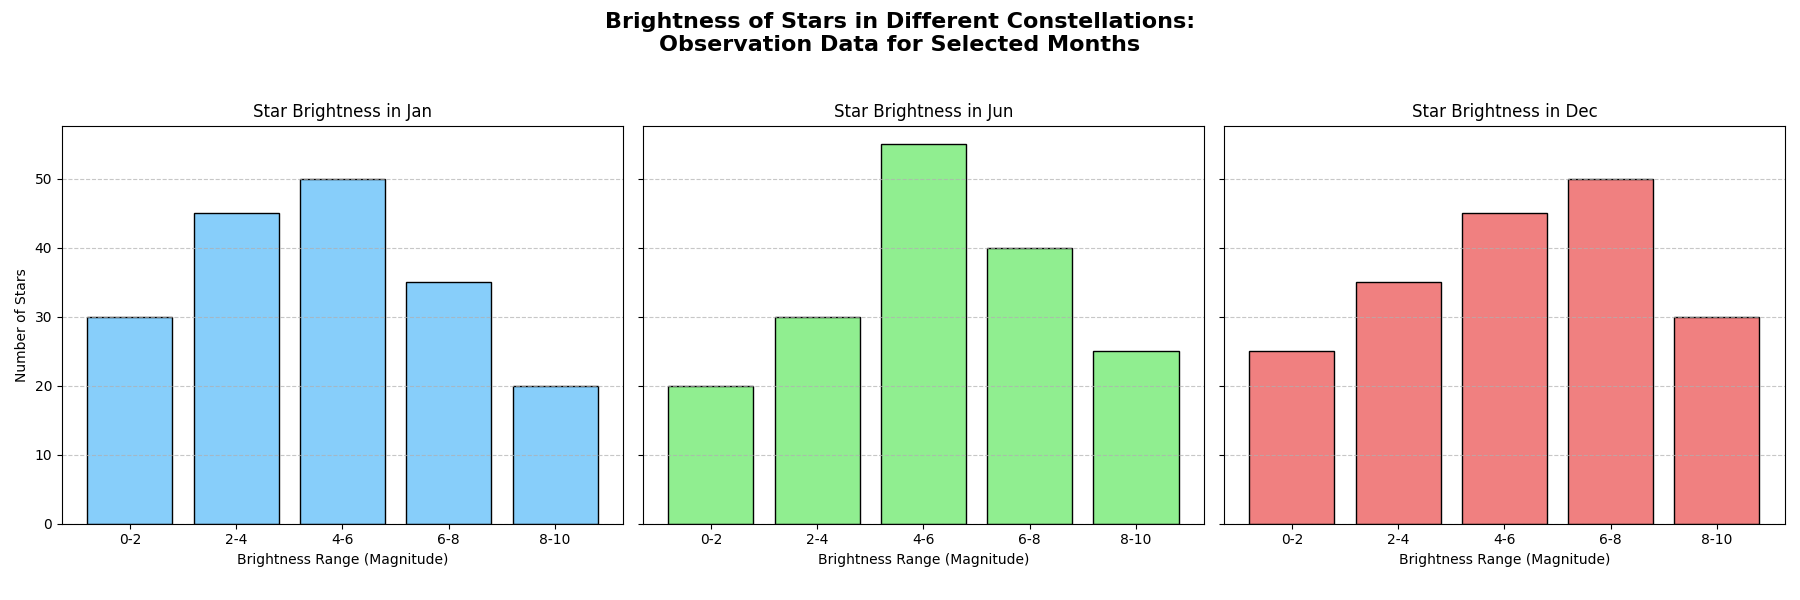

Reproduce this figure in Python.
import matplotlib.pyplot as plt
import numpy as np

# Constructing Contextual Data
# Backstory: We are analyzing the brightness of stars in different constellations visible from Earth in different months of the year.
# Each constellation has a number of stars with varying brightness levels measured in magnitudes.

months = [
    "January", "February", "March", "April", "May", "June",
    "July", "August", "September", "October", "November", "December"
]

# Data: Number of stars per brightness range in different constellations for each month 
# (brightness ranges in magnitudes: 0-2, 2-4, 4-6, 6-8, 8-10)
brightness_bins = ['0-2', '2-4', '4-6', '6-8', '8-10']
stars_jan = [30, 45, 50, 35, 20]
stars_jun = [20, 30, 55, 40, 25]
stars_dec = [25, 35, 45, 50, 30]

# Creating figure and subplots
fig, axs = plt.subplots(1, 3, figsize=(18, 6), sharey=True)

# Plotting histograms for january, june, and december
axs[0].bar(brightness_bins, stars_jan, color='lightskyblue', edgecolor='black')
axs[0].set_title('Star Brightness in Jan')
axs[0].set_xlabel('Brightness Range (Magnitude)')
axs[0].set_ylabel('Number of Stars')
axs[0].grid(axis='y', linestyle='--', alpha=0.7)

axs[1].bar(brightness_bins, stars_jun, color='lightgreen', edgecolor='black')
axs[1].set_title('Star Brightness in Jun')
axs[1].set_xlabel('Brightness Range (Magnitude)')
axs[1].grid(axis='y', linestyle='--', alpha=0.7)

axs[2].bar(brightness_bins, stars_dec, color='lightcoral', edgecolor='black')
axs[2].set_title('Star Brightness in Dec')
axs[2].set_xlabel('Brightness Range (Magnitude)')
axs[2].grid(axis='y', linestyle='--', alpha=0.7)

# Global plot settings
fig.suptitle('Brightness of Stars in Different Constellations:\nObservation Data for Selected Months', fontsize=16, fontweight='bold')

# Using tight_layout to optimize the layout of subplots
plt.tight_layout(rect=[0, 0.03, 1, 0.95])

# Display the plot
plt.show()
